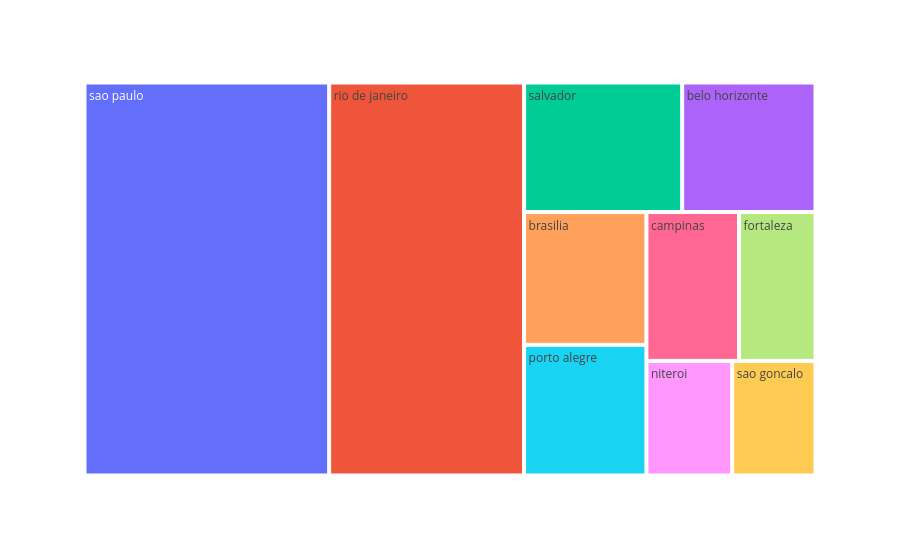

This figure's notebook cell:
### Code cell
most_delayed_cities = df.groupby('customer_city')['is_delayed'].sum().reset_index().sort_values(by='is_delayed',ascending=False).head(10)
px.treemap(
    most_delayed_cities, 
    path =['customer_city'],
    values = 'is_delayed'
)

### Figure 1 — Plotly figure (JSON) as saved in the notebook; plotly's stock layout.template omitted (floating-point values rounded to 4 significant figures)
{"data": [{"branchvalues": "total", "domain": {"x": [0, 1], "y": [0, 1]}, "hovertemplate": "labels=%{label}<br>is_delayed=%{value}<br>parent=%{parent}<br>id=%{id}<extra></extra>", "ids": ["sao paulo", "rio de janeiro", "salvador", "belo horizonte", "brasilia", "porto alegre", "campinas", "fortaleza", "niteroi", "sao goncalo"], "labels": ["sao paulo", "rio de janeiro", "salvador", "belo horizonte", "brasilia", "porto alegre", "campinas", "fortaleza", "niteroi", "sao goncalo"], "name": "", "parents": ["", "", "", "", "", "", "", "", "", ""], "type": "treemap", "values": [1047.0, 834.0, 223.0, 188.0, 177.0, 174.0, 150.0, 124.0, 107.0, 104.0]}], "layout": {"legend": {"tracegroupgap": 0}, "margin": {"t": 60}}}
